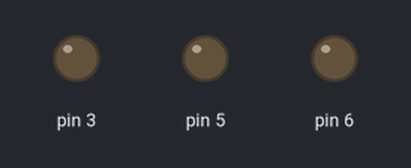
A sketch run on a simulated Arduino Uno, built with avr-gcc and run on an emulated ATmega328P. Shown: output pins drawn as LEDs (lit = HIGH).

Above: at 0.15 s.
Timing chart, 0 to 1.6 s (numbered marks = the images above):
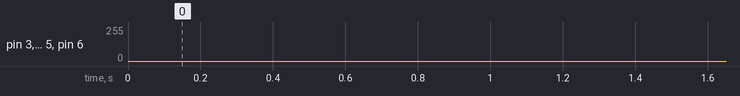

The sketch:

RGB_code.ino
```cpp
void setup() {
  pinMode(6,OUTPUT);
  pinMode(3,OUTPUT);
  pinMode(5,OUTPUT);
 Serial.begin(9600);
}

int Leds[3]={0,170,85};
int Up[3] ={1,1,0};

void loop() {
for(int i=0;i<3;i++){
  if(Leds[i]==255){
    Up[i]=0;
  }
  else if(Leds[i]==0){
    Up[i]=1;
  }
  if(Up[i]==1){
    Leds[i]++;
  }
  else{
    Leds[i]--;
  }
}
analogWrite(6,Leds[0]);
analogWrite(3,Leds[1]);
analogWrite(5,Leds[2]);
delay(1);
}
```
